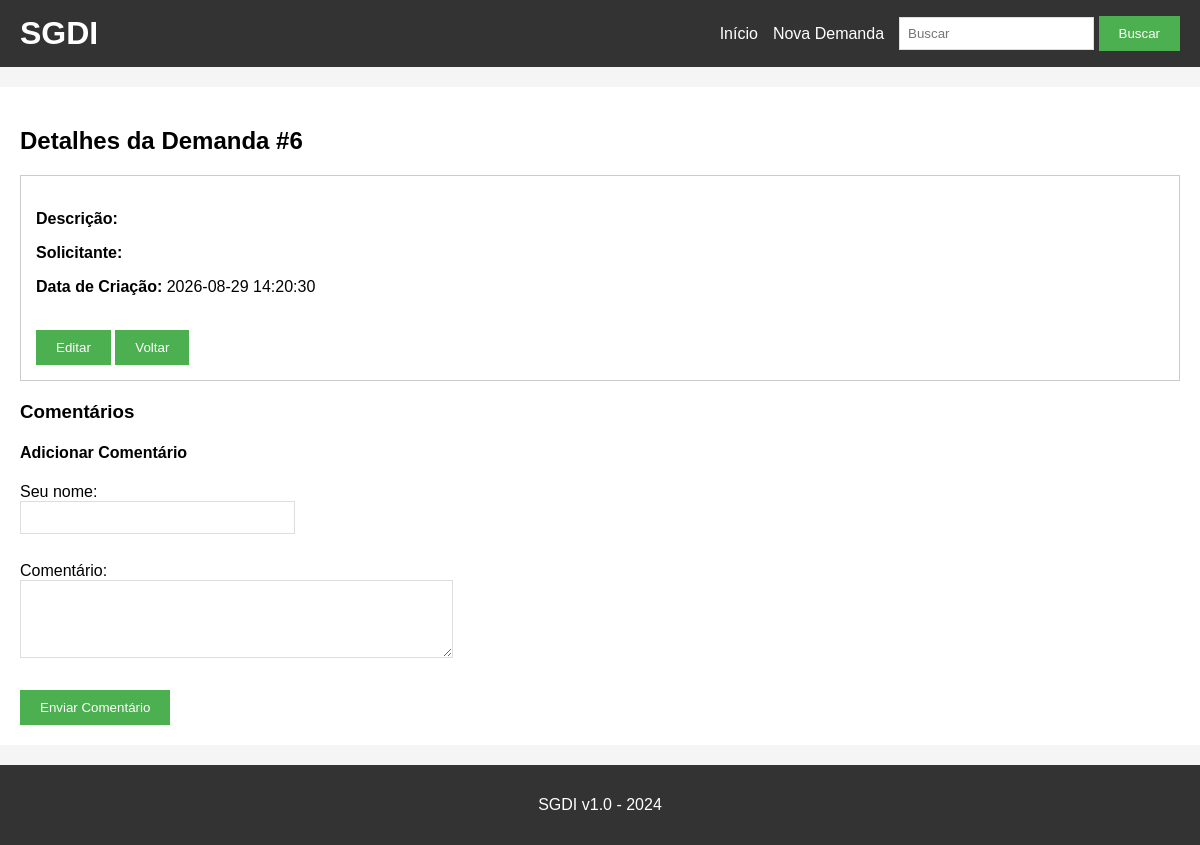
/detalhes/6, run on an earlier commit of the app's database.
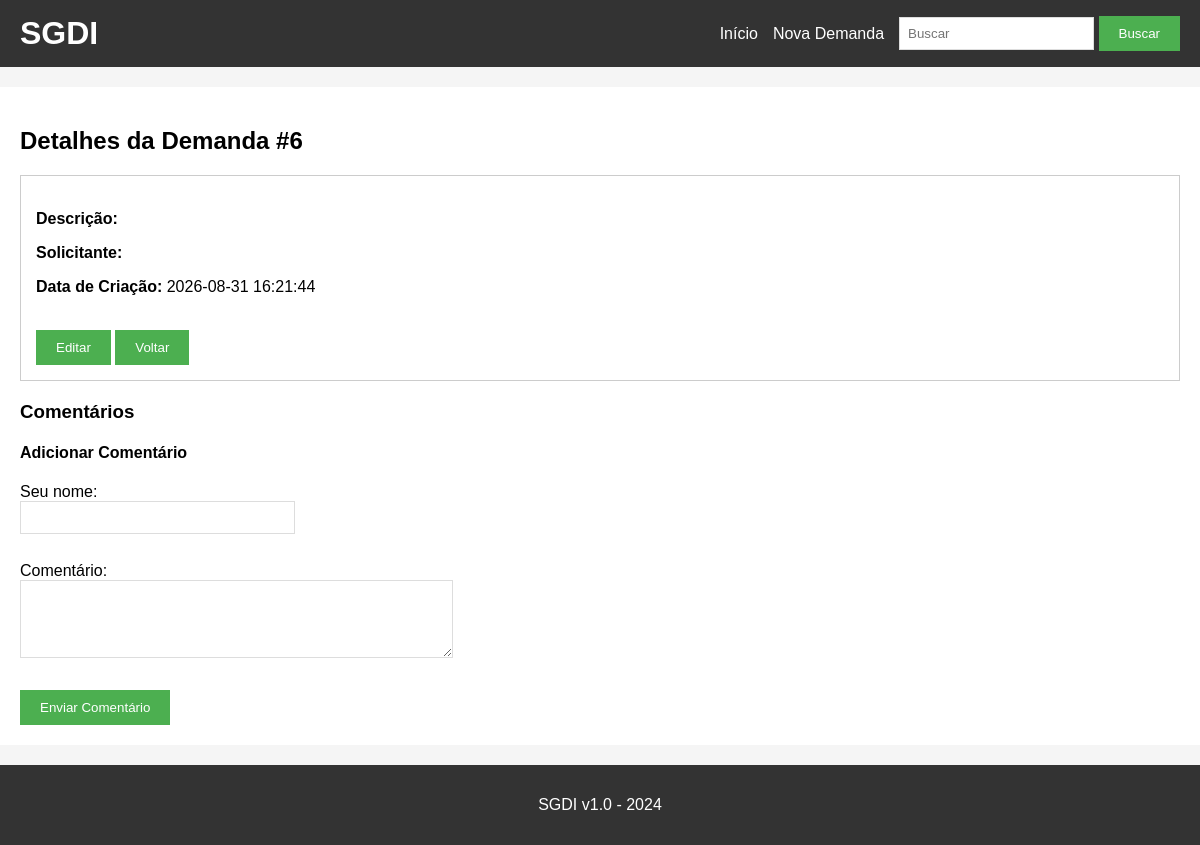
And on a later commit of the database.
### tables this page shows
CREATE TABLE demandas (
    id INTEGER PRIMARY KEY AUTOINCREMENT,
    titulo TEXT NOT NULL,
    descricao TEXT,
    solicitante TEXT,
    data_criacao TEXT
);

### app.py (the view)
@app.route('/detalhes/<id>')
def detalhes(id):
    conn = get_db()
    cursor = conn.cursor()
    demanda = cursor.execute('SELECT * FROM demandas WHERE id=?', (id,)).fetchone()
    comentarios = cursor.execute('SELECT * FROM comentarios WHERE demanda_id=?', (id,)).fetchall()
    conn.close()
    return render_template('detalhes.html', demanda=demanda, comentarios=comentarios)

### app.py (called while the page is built)
def get_db():
    conn = sqlite3.connect('demandas.db')
    conn.row_factory = sqlite3.Row
    return conn

### templates/detalhes.html (shortened to what this page needs)
{% extends "base.html" %}
{% block content %}
<h2>Detalhes da Demanda #{{ demanda[0] }}</h2>
<div style="border:1px solid #ccc; padding:15px; margin-bottom:20px;">
    <p><strong>Descrição:</strong></p>
    <p><strong>Solicitante:</strong> {{ demanda[3] }}</p>
    <p><strong>Data de Criação:</strong> {{ demanda[4] }}</p>
    <br>
    <a href="/editar/{{ demanda[0] }}"><button>Editar</button></a>
    <a href="/"><button>Voltar</button></a>
</div>
<h3>Comentários</h3>
<h4>Adicionar Comentário</h4>
<form method="POST" action="/adicionar_comentario/{{ demanda[0] }}">
    <div>
        <label>Seu nome:</label><br>
        <input type="text" name="autor" size="30">
    </div>
    <br>
    <div>
        <label>Comentário:</label><br>
        <textarea name="comentario" rows="4" cols="50"></textarea>
    </div>
    <br>
    <button type="submit">Enviar Comentário</button>
</form>
{% endblock %}

What changed in the data, as far as the page shows it:
changed demandas id 6: data_criacao "2026-08-29 14:20:30" → "2026-08-31 16:21:44"
